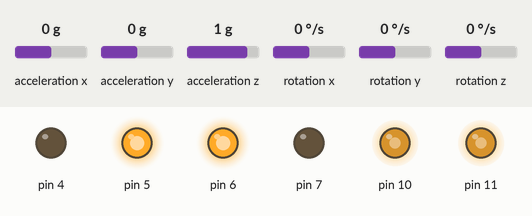
Bench run of a sketch on a simulated Arduino Uno, built with avr-gcc and run on an emulated ATmega328P. Shown: output pins drawn as LEDs (lit = HIGH). Wiring (inferred from the names in the program): MPU-6050 motion sensor at I2C address 0x68. The test bench sets the inputs (shaded band); at power-on: acceleration x 0 g, rotation y 0 °/s, acceleration y 0 g, acceleration z 1 g, rotation x 0 °/s, rotation z 0 °/s.

Above: at 2.2 s.
2.3 s: acceleration x set to -1.4 g
At 2.6 s:
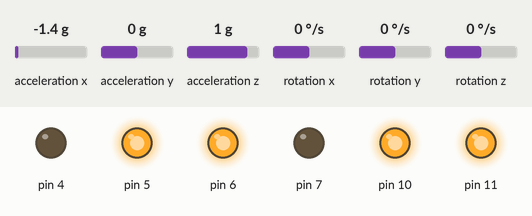
3.8 s: acceleration x set to 0.8 g
At 4.9 s:
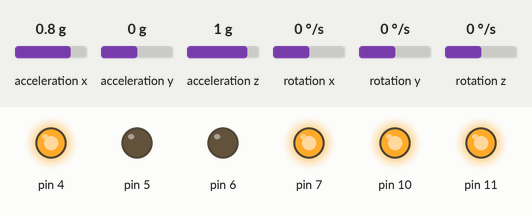
5.4 s: acceleration x set to 0 g
At 7.8 s:
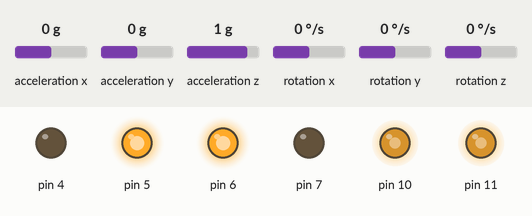
8.4 s: rotation y set to -192 °/s
At 9.6 s:
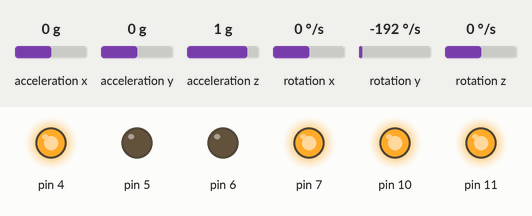
Timing chart, 0 to 10.9 s (numbered marks = the images above; inputs shaded):
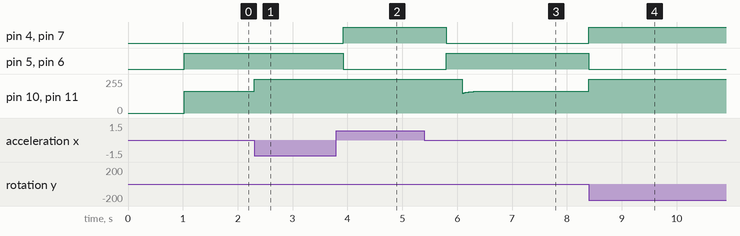

The sketch:

main.ino
```cpp
#include <Wire.h>

const int mpu = 0x68; //mpu I2C address
const float gyroLsbSens = 131; // LSB/degrees/second
const float accLsbSens = 16384; // LSB/g
const float g = 9.81; // m^2/s
const float alpha = 0.985;
const unsigned long loopPeriod = 2000; // 500 Hz
int16_t ax;
int16_t ay;
int16_t az;
int16_t gx;
int16_t gy;
int16_t gz;
float accelZ;
float gyDps;
int32_t gyBiasRaw = 0;
float gyBiasRawAvg;
float gyBias;
unsigned long prevTime = 0;
unsigned long nowTime;
float dt ;
float gyAngle = 0;
float compAngle = 0;
const float r2d = 180/PI;
const float d2r = PI/180;
// PID variables
float prevError = 0;
float integral = 0;
float derivative;
float setpoint = 1.90;
float output;
float error;
float kpScale = 6.5;
float kdScale = 4.15;
float kp = -13.41622596;
float kd = -0.95875022;
float ki = 0;
float pwm;
float prop;

// Creating motor functions
void Reverse(float pwm){
  PORTD = (1 << PD4) | (1 << PD7);
   pwm = abs(pwm);
  OCR2A = pwm;
  OCR1B = pwm;
};

void Forward(float pwm){
  PORTD = (1 << PD5) | (1 << PD6);
  OCR2A = pwm;
  OCR1B = pwm;
};

void Brake(){
  PORTD = ( 1 << PD4) | (1 << PD5) | (1 << PD6) | (1 << PD7);
  OCR2A = 0;
  OCR1B = 0;
}

float PolePlace(float setpoint, float currentAngle, float gyDps, float kp, float ki, float kd){
  error = setpoint - currentAngle;
  derivative = -gyDps;
  integral += error * dt;
  integral = constrain(integral,-50,50);
  output = -(kp*error*kpScale + ki*integral+ kd*derivative*kdScale);
  output = constrain(output,-255,255);
  prevError = error;
  return output;
};

void setup() {

  Wire.begin();
  Wire.setClock(400000);
  Serial.begin(115200);

  // Turning on MPU 6050
  Wire.beginTransmission(mpu);
  Wire.write(0x6B); // Power Management Register
  Wire.write(0);
  Wire.endTransmission(true);

  // Determine Gyroscope Y bias
  for (int i =0; i < 5000; i++){
    Wire.beginTransmission(mpu);
    Wire.write(0x45);
    Wire.endTransmission(false);
    Wire.requestFrom(mpu,2);
    int16_t gyRaw = Wire.read() << 8 | Wire.read();
    gyBiasRaw += gyRaw;
  };

  gyBiasRawAvg = gyBiasRaw / 5000.0;
  gyBias = gyBiasRawAvg/gyroLsbSens;

  // Configuring Motors Pins
  DDRD |= (1 << PD4) | (1 << PD5) | (1 << PD6) | (1 << PD7);
  DDRB |= (1 << PB2) | (1 << PB3);
  TCCR1A = (1 << COM1B1) | (1 << WGM10);
  TCCR1B = (1 << WGM12) | (1 << CS11);
  TCCR2A = (1 << COM2A1) | (1 << WGM20) | (1 << WGM21);
  TCCR2B = (1 << CS21);

  prevTime = micros();
};

void loop() {

  nowTime = micros();

  if (nowTime- prevTime < loopPeriod) {
    return;
    }

  prevTime += loopPeriod;
  dt = 0.002;

  // Creating bus with Gyroscope Y-Axis Register
  Wire.beginTransmission(mpu);
  Wire.write(0x3B); // Starting from AccelXOut register
  Wire.endTransmission(false);
  Wire.requestFrom(mpu,14);

  // Getting data from Accelerometer & Gyroscope
  ax = Wire.read() << 8 | Wire.read();
  ay = Wire.read() << 8 | Wire.read();
  az = Wire.read() << 8 | Wire.read();
  Wire.read(); Wire.read();
  gx = Wire.read() << 8 | Wire.read();
  gy = Wire.read() << 8 | Wire.read();
  gz = Wire.read() << 8 | Wire.read();

  // Calculating current angle of the robot
  float ax_g = ax/accLsbSens;
  float ay_g = ay/accLsbSens ;
  float az_g = az/accLsbSens ;
  gyDps = -(gy-gyBiasRawAvg)/gyroLsbSens;
  gyAngle += gyDps *dt;
  float angleBias = 4.00;

  // float pitch = (atan2(ax_g,sqrt((az_g*az_g) + (ay_g*ay_g))) * r2d) - angleBias;
  float pitch = (atan2(ax_g,sqrt((az_g*az_g) + (ay_g*ay_g))) * r2d);
  compAngle = alpha*(compAngle + (gyDps *dt)) + (1.0-alpha)*pitch;
  pwm = PolePlace(setpoint, compAngle, gyDps, kp, ki, kd);

  if (pwm > 0){
    Forward(pwm);
  } else if (pwm < 0) {
    Reverse(pwm);
  }
};
```

Measured:
- after the input at 2.3 s, pin 10, pin 11: 165/255 → 255/255 at once
- after the input at 3.8 s, pin 4, pin 7: LOW → HIGH after 0.12 s; pin 5, pin 6: HIGH → LOW after 0.12 s
- after the input at 5.4 s, pin 4, pin 7: HIGH → LOW after 0.40 s; pin 5, pin 6: LOW → HIGH after 0.40 s
- after the input at 8.4 s, pin 4, pin 7: LOW → HIGH at once; pin 5, pin 6: HIGH → LOW at once; pin 10, pin 11: 165/255 → 255/255 at once
